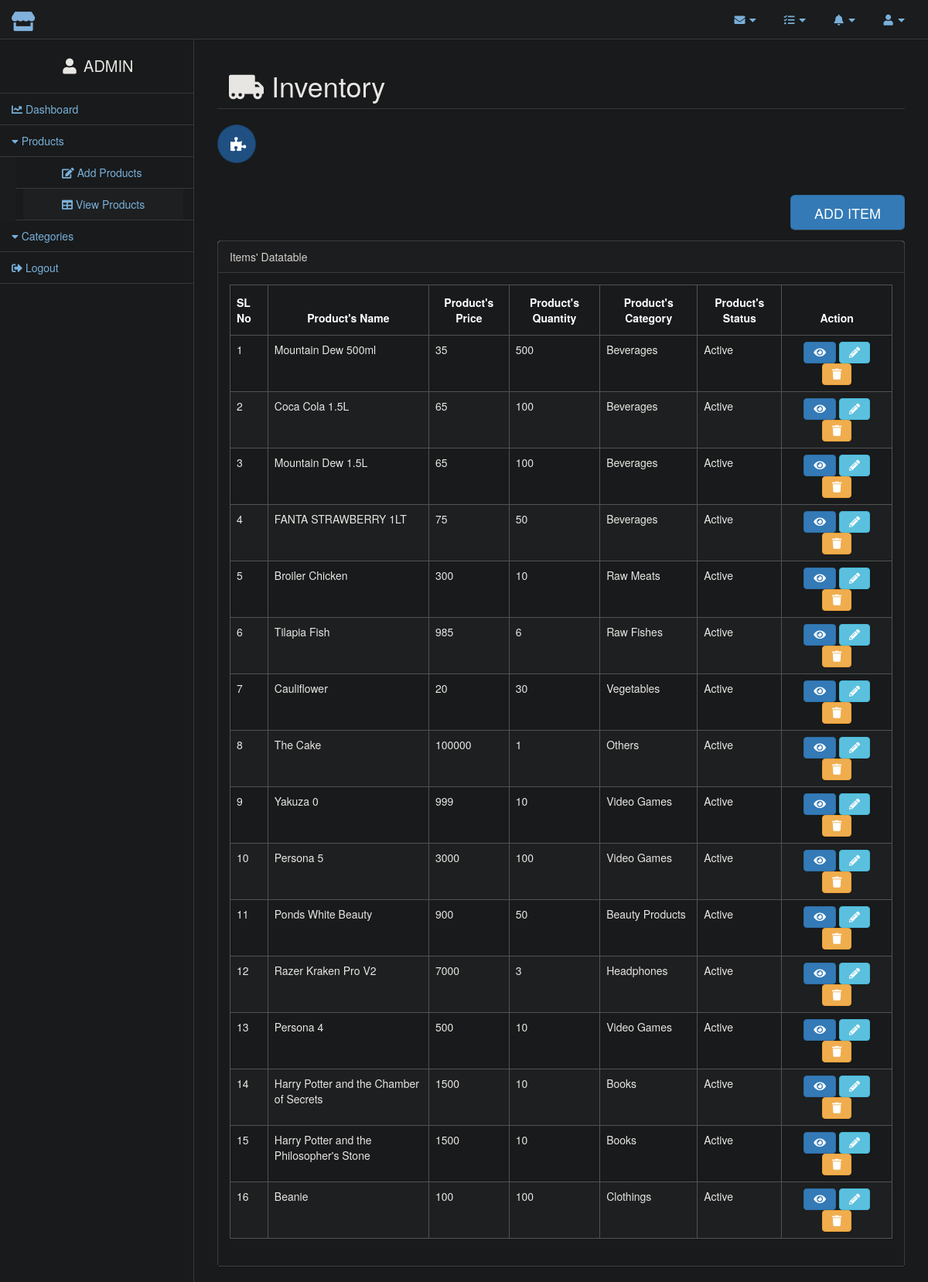
Screenshot of /datatable_inventory.php (signed in) with the database file from the repository.
### tables this page shows
CREATE TABLE `inventory` (
  `id` int(11) NOT NULL,
  `product_name` varchar(255) NOT NULL,
  `product_description` varchar(500) NOT NULL,
  `product_price` int(11) NOT NULL,
  `product_quantity` int(11) NOT NULL,
  `category` tinytext NOT NULL,
  `status` tinytext NOT NULL,
  `image` varchar(255) NOT NULL
);

### datatable_inventory.php (the view, shortened to what this page needs)
<?php
require 'db_connect.php';
?>
<!DOCTYPE html>
<html lang="en">
<head>
    <?php include 'head.php';
    ?>
</head>
<body>
    <div id="wrapper">
        <?php include 'navbar.php';?>
        <div id="page-wrapper">
            <div class="row">
                <div class="col-lg-12">
                    <h1 class="page-header col-lg-12"><i class="fas fa-truck-moving"></i> Inventory</h1>
                </div>
            </div>
                <div style="margin-bottom: 1px;">
                    <button type="button" class="btn btn-circle btn-bitbucket btn-lg" data-toggle="modal" data-target="#add_category_modal"><i class="fas fa-puzzle-piece"></i></button>
                </div>
                <div style="margin-bottom: 100px;">
                    <button type="button" class="btn btn-primary btn-lg page-header col-lg-2 col-lg-offset-10" data-toggle="modal" data-target="#add_item_modal">ADD ITEM</button>
                </div>
            <div class="row">
                <div class="col-lg-12">
                    <div class="panel panel-default">
                        <div class="panel-heading">
                            Items' Datatable
                        </div>
                        <div class="panel-body">
                            <div class="dataTable_wrapper">
                                <form action="<?php echo htmlspecialchars($_SERVER["PHP_SELF"]); ?>" method="post">
                                    <table width="100%" class="table table-striped table-bordered table-hover" id="inventory_datatable">
                                        <thead>
                                            <tr>
                                                <th>SL No</th>
                                                <th style="text-align: center">Product's Name</th>
                                                <th style="text-align: center">Product's Price</th>
                                                <th style="text-align: center">Product's Quantity</th>
                                                <th style="text-align: center">Product's Category</th>
                                                <th style="text-align: center">Product's Status</th>
                                                <th style="text-align: center">Action</th>
                                            </tr>
                                        </thead>
                                        <tbody>
                                        <?php
                                        $i=1;
                                        $select_query = "SELECT * FROM `inventory`";
                                        if($result = mysqli_query($link,$select_query)){
                                            if(mysqli_num_rows($result) > 0){
                                            while($row = mysqli_fetch_array($result)) {
                                        ?>
                                        <tr>
                                            <td><?php echo $i; $i++;?></td>
                                            <td><?php echo $row['product_name'];?></td>
                                            <td><?php echo $row['product_price'];?></td>
                                            <td><?php echo $row['product_quantity'];?></td>
                                            <td><?php echo $row['category'];?></td>
                                            <td><?php echo $row['status'];?></td>
                                            <td class="col-sm-2" style="text-align: center">
                                                <a href="read.php?id=<?php echo $row['id'];?>" type="button" class="btn btn-primary fas fa-eye" name="read"></a>
                                                <a href="update_item.php?id=<?php echo $row['id'];?>" type="button" class="btn btn-info fas fa-pencil-alt" name="update"></a>
                                                <a href="delete_data.php?id=<?php echo $row['id'];?>" type="button" class="btn btn-warning fas fa-trash" name="delete" onclick="return confirm('Are you sure you want to delete?')"></a>
                                            </td>
                                        </tr>
                                        <?php
                                        }
                                        } else{
                                            echo "No records matching your query were found.";
                                        }
                                        } else{
                                            echo "ERROR: Could not able to execute $select_query. " . mysqli_error($link);
                                        }
                                        ?>
                                        </tbody>
                                    </table>
                                </form>
                            </div>
                        </div>
                    </div>
                </div>
            </div>
        </div>
    </div>
    <?php include 'footer_js.php';?>
</body>
</html>

### rows the page displays
inventory: product_name "Mountain Dew 500ml", product_price "35", product_quantity "500", category "Beverages", status "Active"
inventory: product_name "Coca Cola 1.5L", product_price "65", product_quantity "100", category "Beverages", status "Active"
inventory: product_name "Mountain Dew 1.5L", product_price "65", product_quantity "100", category "Beverages", status "Active"
inventory: product_name "FANTA STRAWBERRY 1LT", product_price "75", product_quantity "50", category "Beverages", status "Active"
inventory: product_name "Broiler Chicken", product_price "300", product_quantity "10", category "Raw Meats", status "Active"
inventory: product_name "Tilapia Fish", product_price "985", product_quantity "6", category "Raw Fishes", status "Active"
inventory: product_name "Cauliflower", product_price "20", product_quantity "30", category "Vegetables", status "Active"
inventory: product_name "The Cake", product_price "100000", product_quantity "1", category "Others", status "Active"
inventory: product_name "Yakuza 0", product_price "999", product_quantity "10", category "Video Games", status "Active"
inventory: product_name "Persona 5", product_price "3000", product_quantity "100", category "Video Games", status "Active"
inventory: product_name "Ponds White Beauty", product_price "900", product_quantity "50", category "Beauty Products", status "Active"
inventory: product_name "Razer Kraken Pro V2", product_price "7000", product_quantity "3", category "Headphones", status "Active"
inventory: product_name "Persona 4", product_price "500", product_quantity "10", category "Video Games", status "Active"
inventory: product_name "Harry Potter and the Chamber of Secrets", product_price "1500", product_quantity "10", category "Books", status "Active"
inventory: product_name "Harry Potter and the Philosopher's Stone", product_price "1500", product_quantity "10", category "Books", status "Active"
inventory: product_name "Beanie", product_price "100", product_quantity "100", category "Clothings", status "Active"

### other values shown
$_SESSION['username'] "ADMIN"
